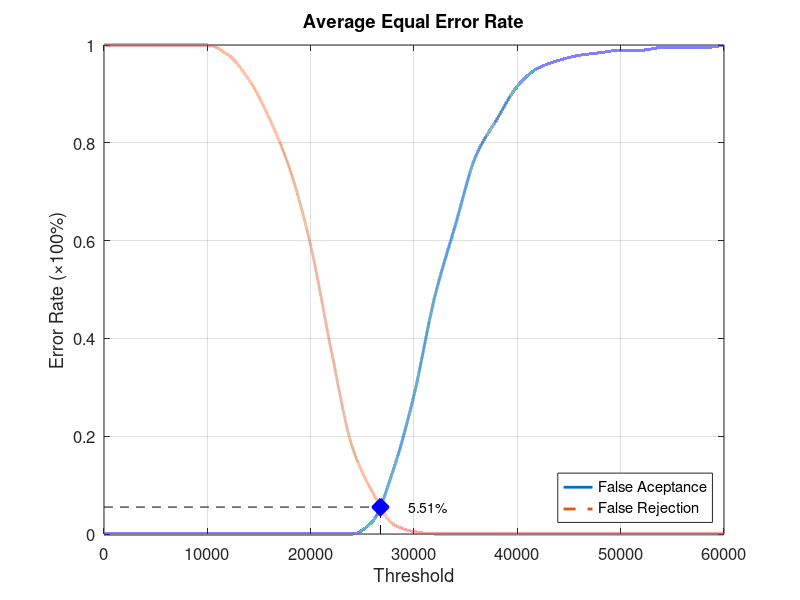
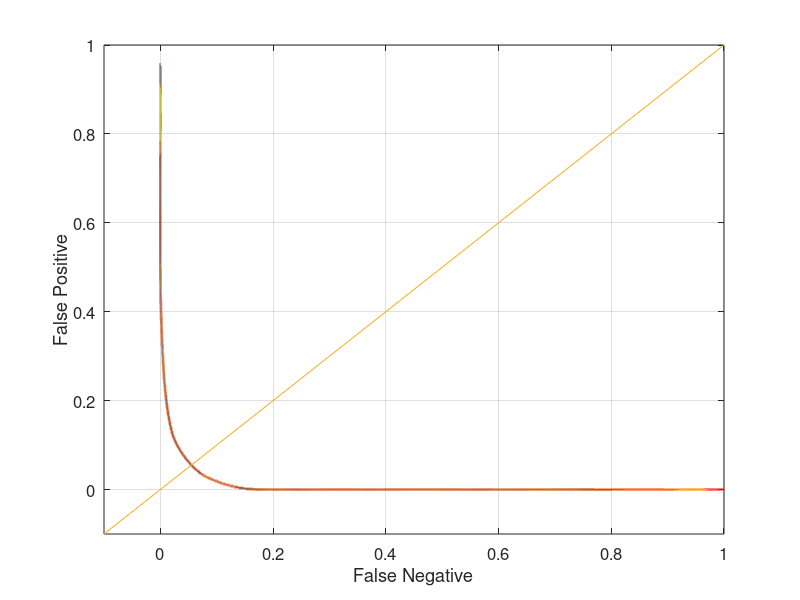

Source code (MATLAB) for these figures, in order:
function yEER = Database4_2
close all;
clear;
clc;
x = 0:2000:60000;
xq = 0:0.5:60000;

y0 = [0 0 0 0 0 0 0 0 0 0 0 0 0 0.0263158 0.131579 0.284211 0.484211 0.631579 0.773684 0.847368 0.915789 0.952632 0.968421 0.978947 0.984211 0.989474 0.989474 0.994737 0.994737 0.994737 1];
yy0 = interp1(x, y0, xq, 'pchip');
y1 = [1 1 1 1 1 1 0.98 0.93 0.85 0.745 0.59 0.375 0.18 0.085 0.02 0.005 0 0 0 0 0 0 0 0 0 0 0 0 0 0 0];
yy1 = interp1(x, y1, xq, 'pchip');

% Calculating EER: 
y2 = abs(y0 - y1);
find(y2 == min(y2))
yy2 = abs(yy0 - yy1);
xEER = find(yy2 == min(yy2));
xEERIndex = xq(xEER) % X-axis EER
yEER = yy0(xEER) % Y-axis EER

main = figure
plot(xq, yy0,'-','LineWidth', 2);	hold on
plot(xq, yy1,'--','LineWidth', 2);	hold on
plot([xEERIndex xEERIndex], [0 yEER], 'k--');	hold on
plot([0 xEERIndex], [yEER yEER], 'k--');	hold on
plot(xEERIndex, yEER, 'bx', 'LineWidth', 10);	hold on
text(xEERIndex + 10 * xEERIndex / 100, yEER, [num2str(round((10000 * yEER)) / 100) '%'])
legend('False Aceptance', 'False Rejection', 'Location', 'SouthEast')
xlabel('Threshold')
ylabel('Error Rate (\times100%)')
title('Average Equal Error Rate')
set(gca, 'FontSize', 12)
axis([0 60000 0 1])
grid on

print(main, 'Database4_2Main', '-dpng');
FNRxFPR = figure('Color', [1 1 1]);
plot(yy1, yy0, '-', yy1, yy0, 'LineWidth', 2);
hold on
y = -0.1:0.1:1
plot(y, y); 
set(gca, 'FontSize', 12)
xlabel('False Negative')
ylabel('False Positive')
axis([-0.1 1 -0.1 1])
set(gca, 'FontSize', 12)
grid on

print(FNRxFPR, 'Database4_2FNRxFPR','-dpng');
end
